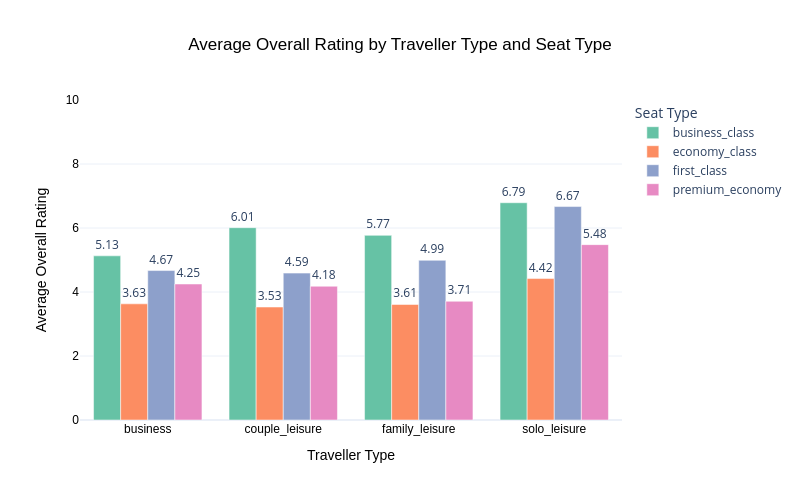

The cell this chart's notebook holds for it:
### Markdown cell above
#### Average Overall Rating by Traveller Type and Seat Type

### Code cell
# Calculate average rating by traveller type and seat type

traveller_seat_analysis = (
    df_data.groupby(['type_of_traveller','seat_type'])['over_all_rating'].mean() .reset_index())

traveller_seat_analysis['over_all_rating'] = (traveller_seat_analysis['over_all_rating'].round(2))

# Create grouped bar chart

fig = px.bar(traveller_seat_analysis,
    x='type_of_traveller',
    y='over_all_rating',
    color='seat_type',
    barmode='group',
    title='Average Overall Rating by Traveller Type and Seat Type',
    labels={'type_of_traveller':'Traveller Type','seat_type': 'Seat Type','over_all_rating':'Average Overall Rating' },
    color_discrete_sequence=px.colors.qualitative.Set2,
    text_auto='.2f'
)

fig.update_layout(
    title_font=dict(size=17, family='Arial', color='black'),
    title_x=0.5,title_xanchor='center',

    xaxis=dict(
        title=dict(text='Traveller Type', font=dict(size=14, family='Arial', color='black')),
        tickfont=dict(size=12, family='Arial', color='black')
    ),

    yaxis=dict(
        title=dict(text='Average Overall Rating', font=dict(size=14, family='Arial', color='black')),
        tickfont=dict(size=12, family='Arial', color='black'),
        range=[0, 10]
    ),
    width=800,
    height=500,
    template='plotly_white',
    legend_title='Seat Type'
)

fig.update_traces(
    textposition='outside'
)

fig.show()

### Figure 1 — Plotly figure (JSON) as saved in the notebook; plotly's stock layout.template omitted (floating-point values rounded to 4 significant figures)
{"data": [{"alignmentgroup": "True", "hovertemplate": "Seat Type=business_class<br>Traveller Type=%{x}<br>Average Overall Rating=%{y}<extra></extra>", "legendgroup": "business_class", "marker": {"color": "rgb(102,194,165)", "pattern": {"shape": ""}}, "name": "business_class", "offsetgroup": "business_class", "orientation": "v", "showlegend": true, "textposition": "outside", "texttemplate": "%{y:.2f}", "type": "bar", "x": ["business", "couple_leisure", "family_leisure", "solo_leisure"], "xaxis": "x", "y": [5.13, 6.01, 5.77, 6.79], "yaxis": "y"}, {"alignmentgroup": "True", "hovertemplate": "Seat Type=economy_class<br>Traveller Type=%{x}<br>Average Overall Rating=%{y}<extra></extra>", "legendgroup": "economy_class", "marker": {"color": "rgb(252,141,98)", "pattern": {"shape": ""}}, "name": "economy_class", "offsetgroup": "economy_class", "orientation": "v", "showlegend": true, "textposition": "outside", "texttemplate": "%{y:.2f}", "type": "bar", "x": ["business", "couple_leisure", "family_leisure", "solo_leisure"], "xaxis": "x", "y": [3.63, 3.53, 3.61, 4.42], "yaxis": "y"}, {"alignmentgroup": "True", "hovertemplate": "Seat Type=first_class<br>Traveller Type=%{x}<br>Average Overall Rating=%{y}<extra></extra>", "legendgroup": "first_class", "marker": {"color": "rgb(141,160,203)", "pattern": {"shape": ""}}, "name": "first_class", "offsetgroup": "first_class", "orientation": "v", "showlegend": true, "textposition": "outside", "texttemplate": "%{y:.2f}", "type": "bar", "x": ["business", "couple_leisure", "family_leisure", "solo_leisure"], "xaxis": "x", "y": [4.67, 4.59, 4.99, 6.67], "yaxis": "y"}, {"alignmentgroup": "True", "hovertemplate": "Seat Type=premium_economy<br>Traveller Type=%{x}<br>Average Overall Rating=%{y}<extra></extra>", "legendgroup": "premium_economy", "marker": {"color": "rgb(231,138,195)", "pattern": {"shape": ""}}, "name": "premium_economy", "offsetgroup": "premium_economy", "orientation": "v", "showlegend": true, "textposition": "outside", "texttemplate": "%{y:.2f}", "type": "bar", "x": ["business", "couple_leisure", "family_leisure", "solo_leisure"], "xaxis": "x", "y": [4.25, 4.18, 3.71, 5.48], "yaxis": "y"}], "layout": {"barmode": "group", "height": 500, "legend": {"title": {"text": "Seat Type"}, "tracegroupgap": 0}, "title": {"font": {"color": "black", "family": "Arial", "size": 17}, "text": "Average Overall Rating by Traveller Type and Seat Type", "x": 0.5, "xanchor": "center"}, "width": 800, "xaxis": {"anchor": "y", "domain": [0, 1], "tickfont": {"color": "black", "family": "Arial", "size": 12}, "title": {"font": {"color": "black", "family": "Arial", "size": 14}, "text": "Traveller Type"}}, "yaxis": {"anchor": "x", "domain": [0, 1], "range": [0, 10], "tickfont": {"color": "black", "family": "Arial", "size": 12}, "title": {"font": {"color": "black", "family": "Arial", "size": 14}, "text": "Average Overall Rating"}}}}
